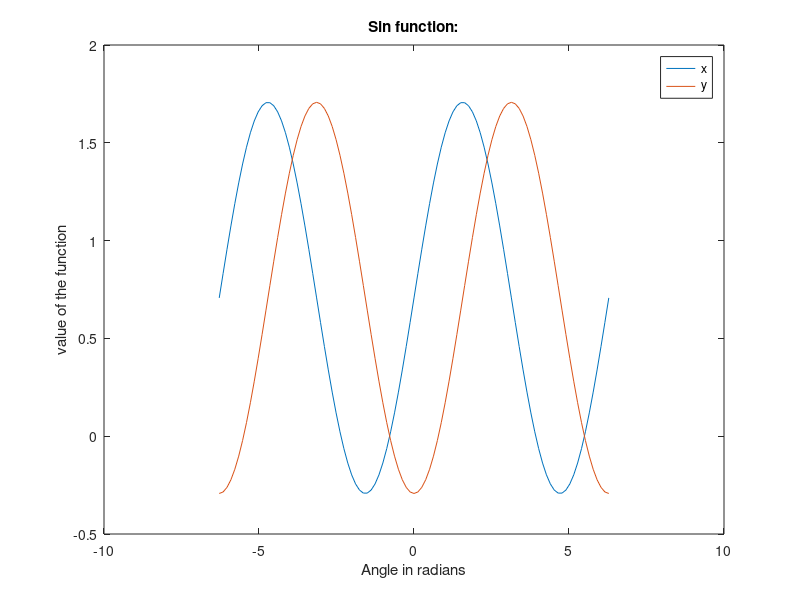

Write MATLAB code to recreate this figure.
% _BHALGAAA.m
% Date: 21st March 2024
% By: Arnav Bhalgat
% Section: 018
% Team: 319
%
% ELECTRONIC SIGNATURE 
% Arnav Bhalgat
%
% The electronic signature above indicates the script
% submitted for evaluation is my individual work, and I
% have a general understanding of all aspects of its
% development and execution.
%
% A BRIEF DESCRIPTION OF WHAT THE SCRIPT OR FUNCTION DOES
% 
%


% Creates a vector that starts at 0, increments by 0.1 and ends at 4.0. 
% Note that 4.0 is also included in the vector.

a = linspace(-(2*pi), (2*pi),101);
b = pi/4;

% Initialise the constants for the use of expression.
x = 2 * sin((a + b )/2).*cos((a - b)/2);
y = 2 * sin((a + b )/2).*sin((a - b)/2);

% Performing a vector calculation.
% E.g. - Element-wise multiplication
% product = A .* B;


% Plotting the graph of the two functions on the same axes.
plot(a, x); hold on;
title("Sin function:");
xlabel("Angle in radians");
ylabel("value of the function");
plot(a, y);
legend("x", "y" );
hold off;
